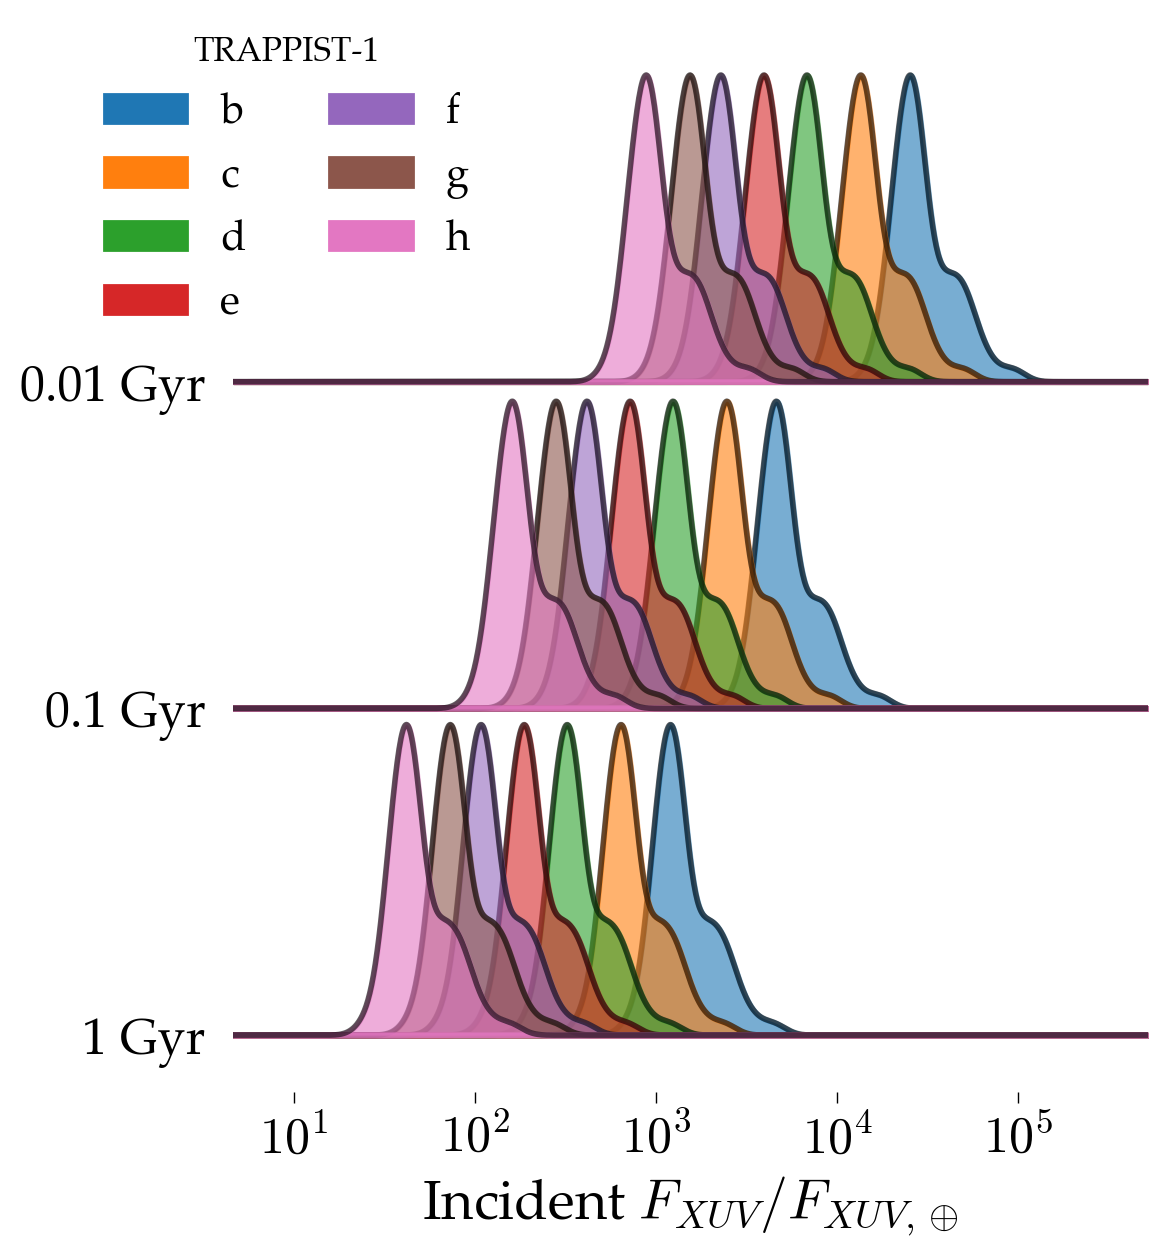

This chart was generated by the following Python code:
#!/usr/bin/env python
# -*- coding: utf-8 -*-
"""
Plot the distribution of the XUV fluxes the TRAPPIST-1 planets receive at
10, 100, and 1,000 Myr since TRAPPIST-1 entered the pre-main sequence.

@author: David P. Fleming, 2019
@email: dflemin3 (at) uw (dot) edu

"""

import numpy as np
import pandas as pd
import os
import sys
import matplotlib as mpl
import matplotlib.patches as mpatches
import joypy as jp
from scipy.stats import norm

#Typical plot parameters that make for pretty plots
mpl.rcParams['figure.figsize'] = (9,8)
mpl.rcParams['font.size'] = 22.0
mpl.rc('font',**{'family':'serif'})
mpl.rc('text', usetex=True)


# Constants
LSUN = 3.848e33 # luminosity of the sun in ergs per second
AUCM = 1.496e13 # 1 AU in cm
MSUN = 1.988435e33 # mass of sun in grams
BIGG = 6.674e-8 # gravitational constant in cgs
DAYSEC = 3600.0 * 24.0 # seconds in a day

# From Wheatley+2017: The Earth typically receives 0.85 erg s−1 cm−2 in X-ray
# and 3.03 erg s−1 cm−2 in EUV in mid-Solar cycle (Ribas et al. 2005)
EARTHFLUXX = 0.85 # ergs/s/cm^2
EARTHFLUXEUV = 3.03 # ergs/s/cm^2
EARTHXUV = EARTHFLUXX + EARTHFLUXEUV

# TRAPPIST-1 planet orbital periods and uncertainties

# b
porbTrappist1b = 1.51087081
porbTrappist1bSig = 0.6e-6

# c
porbTrappist1c = 2.4218233
porbTrappist1cSig = 0.17e-5

# d
porbTrappist1d = 4.049610
porbTrappist1dSig = 0.63e-4

# e
porbTrappist1e = 6.099615
porbTrappist1eSig = 0.11e-4

# f
porbTrappist1f = 9.20669
porbTrappist1fSig = 0.15e-4

# g
porbTrappist1g = 12.35294
porbTrappist1gSig = 0.12e-3

# h
porbTrappist1h = 18.767
porbTrappist1hSig = 0.004


# Define helper functions
def Trappist1PlanetPorbSample(planet, size=1, **kwargs):
    """
    Sample Trappist1 system planet Porbs from Gaussian distributions based on
    Gillon+2017, Luger+2017 measurements.
    """

    # Light preprocessing of planet name
    name = str(planet).lower()

    ret = []
    for ii in range(size):
        if name == "trappist1b":
            ret.append(norm.rvs(loc=porbTrappist1b, scale=porbTrappist1bSig, size=1)[0])
        elif name == "trappist1c":
            ret.append(norm.rvs(loc=porbTrappist1c, scale=porbTrappist1cSig, size=1)[0])
        elif name == "trappist1d":
            ret.append(norm.rvs(loc=porbTrappist1d, scale=porbTrappist1dSig, size=1)[0])
        elif name == "trappist1e":
            ret.append(norm.rvs(loc=porbTrappist1e, scale=porbTrappist1eSig, size=1)[0])
        elif name == "trappist1f":
            ret.append(norm.rvs(loc=porbTrappist1f, scale=porbTrappist1fSig, size=1)[0])
        elif name == "trappist1g":
            ret.append(norm.rvs(loc=porbTrappist1g, scale=porbTrappist1gSig, size=1)[0])
        elif name == "trappist1h":
            ret.append(norm.rvs(loc=porbTrappist1h, scale=porbTrappist1hSig, size=1)[0])
        else:
            raise ValueError("Not a planet! Try trappist1x for x in [b-h]")

    if size > 1:
        return ret
    else:
        return ret[0]
# end function


def estXUVFluxes(planet, lum, mstar=0.089):
    """
    Estimate the XUV flux received by a given TRAPPIST-1 planet given its host
    star's mass and current luminosity and age.

    Parameters
    ----------
    planet : str
        name of planet of the form trappist1x for x in [b,h]
    lum : float/array
        XUV luminosity in Lsun at a given age
    mstar : float/array (optional)
        Mass of star in Msun. Defaults to 0.089 Msun

    Returns
    -------
    flux : float/array
        Incidence flux received by planet normalized by mid-solar cycle XUV
        flux received by the Earth
    """

    # Sample porb from Gillon+2017 observational constraints in [d] -> [s]
    porb = Trappist1PlanetPorbSample(planet, size=1) * DAYSEC

    # Convert to semi-major axis [cm] via Kepler's 3rd law
    # P^2 = 4 * pi^2 a^3 / G (m1 + m2), but here we assume m1 + m2 = mstar
    a = np.power((BIGG * porb * porb * mstar * MSUN) / (4.0 * np.pi**2), 1./3.)

    # Compute, return flux = L/(4.0*pi*a^2)

    return lum * LSUN / (4.0 * np.pi * a * a) / EARTHXUV
# end function


### Perform analysis ###


# Read in evolutionary tracks
data = np.load("../../Data/trappist1StarEvol.npz")
nsamples = len(data["Luminosity"])

# Find index the corresponds to given age in time array
ages = [1.0e7, 1.0e8, 1.0e9] # 10, 100, 1000 Myr
ageNames = ["10 Myr", "100 Myr", "1000 Myr"]
ageInds = []
for age in ages:
    ageInds.append(np.argmin(np.fabs(age - data["time"][0])))

# Define containers
t1b = []
t1c = []
t1d = []
t1e = []
t1f = []
t1g = []
t1h = []
age = []

# Loop over samples
for ii in range(nsamples):
    # Loop over ages
    for jj, ageInd in enumerate(ageInds):

        # Get XUV luminosity at current age in Lsun
        currentLum = data["LXUVStellar"][ii][ageInd]

        # Save age for dummy columns for subsequent group-by
        age.append(ageNames[jj])

        # Compute, save XUV for each planet for each sample at each age
        t1b.append(np.log10(estXUVFluxes("trappist1b", currentLum, mstar=0.089)))
        t1c.append(np.log10(estXUVFluxes("trappist1c", currentLum, mstar=0.089)))
        t1d.append(np.log10(estXUVFluxes("trappist1d", currentLum, mstar=0.089)))
        t1e.append(np.log10(estXUVFluxes("trappist1e", currentLum, mstar=0.089)))
        t1f.append(np.log10(estXUVFluxes("trappist1f", currentLum, mstar=0.089)))
        t1g.append(np.log10(estXUVFluxes("trappist1g", currentLum, mstar=0.089)))
        t1h.append(np.log10(estXUVFluxes("trappist1h", currentLum, mstar=0.089)))

# Turn it all into a pandas dataframe
df = pd.DataFrame({"b" : t1b, "c" : t1c, "d" : t1d, "e" : t1e, "f" : t1f,
                  "g" : t1g, "h" : t1h, "Age" : age})

# Make the ridge(joy?) plot, grouping by age
fig, axes = jp.joyplot(df, by="Age", xlabelsize=18, ylabelsize=18, alpha=0.6,
                       figsize=(6,6), linewidth=2, legend=False, overlap=0.5,
                       labels=["0.01 Gyr", "0.1 Gyr", "1 Gyr"], linecolor="k")

# Custom legend
custom = [mpatches.Patch(facecolor="C%d" % ii, edgecolor="C%d" % ii) for ii in range(7)]
legendLabels = ["%s" % let for let in ["b", "c", "d", "e", "f", "g", "h"]]
axes[0].legend(custom, legendLabels, bbox_to_anchor=[0.3,1.1], fontsize=15,
               ncol=2, framealpha=0, title="TRAPPIST-1")

# Format
xlabels = [r"$10^1$", r"$10^2$", r"$10^3$", r"$10^4$", r"$10^5$"]
axes[-1].set_xticklabels(xlabels)
axes[-1].set_xlabel(r"Incident $F_{XUV}/F_{XUV,\oplus}$", fontsize=20)

# Save!
if (sys.argv[1] == 'pdf'):
    fig.savefig("fluxes.pdf", bbox_inches="tight", dpi=200)
if (sys.argv[1] == 'png'):
    fig.savefig("fluxes.png", bbox_inches="tight", dpi=200)
# Done!
